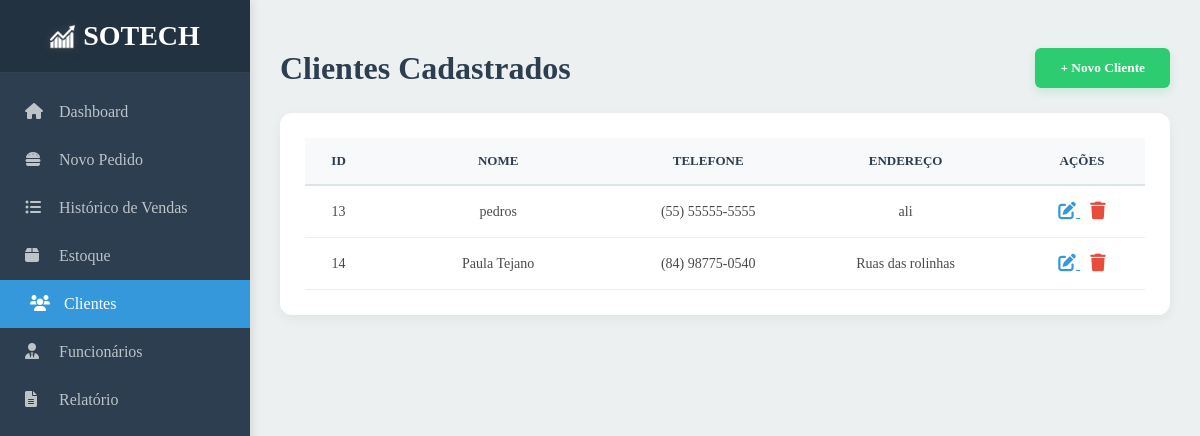
/clientes/, run on an earlier commit of the app's database.
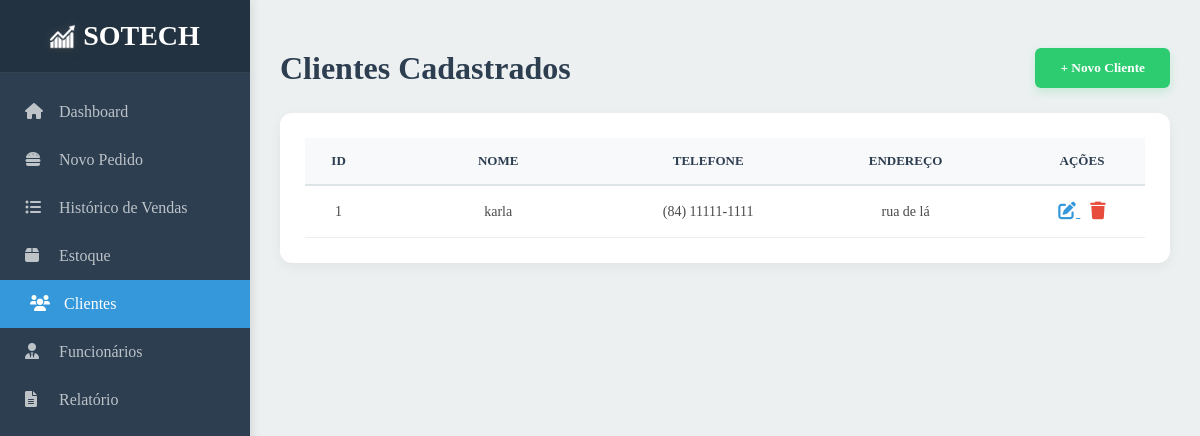
And on a later commit of the database.
### core/models.py (models this page shows, shortened)
class Cliente(models.Model):
    nome = models.CharField("Nome", max_length=50)
    endereco = models.CharField("Endereço", max_length=100)
    telefone = models.CharField("Telefone", max_length=16, default="")

### core/views.py (the view)
# urls.py: path('clientes/',clientes,name="clientes"),
def clientes(request):
    form = ClienteForm(request.POST or None)
    clientes = Cliente.objects.all()
    if form.is_valid():
        form.save()
        return redirect("clientes")
    context={
        "form" : form,
        "clients" : clientes,
    }
    return render(request,"html/clientes.html",context)

### core/templates/html/clientes.html (shortened to what this page needs)
{% extends 'base.html' %}
{% load static %}
{% load widget_tweaks %}
{% block estilo %}
<link rel="stylesheet" href="{% static 'style/style_clientes.css' %}?{% now 'U' %}">
{% endblock %}
{% block conteudo %}
<main class="main-content">
    <header class="main-header">
        <h1>Clientes Cadastrados</h1>
        <button class="btn-add" onclick="document.getElementById('modalCliente').style.display='block'">
            + Novo Cliente
        </button>
    </header>
    <div class="table-card">
        <table class="clients-table">
            <thead>
                <tr>
                    <th>ID</th>
                    <th>Nome</th>
                    <th>Telefone</th>
                    <th>Endereço</th>
                    <th>Ações</th>
                </tr>
            </thead>
            <tbody>
                {% for client in clients %}
                <tr>
                    <td>{{ client.id }}</td>
                    <td>{{ client.nome }}</td>
                    <td>{{ client.telefone }}</td>
                    <td>{{ client.endereco }}</td>
                    <td>
                        <a class="btn-edit" href="{% url 'cliente_editar' client.id %}">
                            <i class="fas fa-edit"></i>
                        </a>
                        <a class="btn-delete" href="{% url 'cliente_remover' client.id %}">
                            <i class="fas fa-trash"></i>
                        </a>
                    </td>
                </tr>
                {% endfor %}
            </tbody>
        </table>
    </div>
</main>
{% endblock %}

### templates/base.html (shortened to what this page needs)
{% load static %}
<!DOCTYPE html>
<html lang="pt-br">
<head>
    <link rel="stylesheet" href="{% static 'style/global.css' %}?{% now 'U' %}">
    <link rel="stylesheet" href="https://cdnjs.cloudflare.com/ajax/libs/font-awesome/6.0.0/css/all.min.css">
    {% block estilo %}{% endblock %}
</head>
<body>
    <div class="wrapper">
        {% include 'barra_lateral.html' %}
        {% block conteudo %}{% endblock %}
    </div>
</body>
</html>

### templates/barra_lateral.html
{% load static %}
<aside class="sidebar">
  <div class="logo">
    <img src="{% static 'imgs/lg.png' %}" alt="SOTECH">
    <span>SO<span class="tech">TECH</span></span>
</div>
    <nav>
        <ul>
            <li id="inicio"><a href="{% url 'dashboard' %}"><i class="fas fa-home"></i> Dashboard</a></li>
            <li id="pedido"><a href="{% url 'pedido' %}"><i class="fas fa-hamburger"></i> Novo Pedido</a></li>
            <li id="historico"><a href="{% url 'historico' %}"><i class="fas fa-list-ul"></i> Histórico de Vendas</a>
            </li>
            <li id="estoque"><a href="{% url 'estoque' %}"><i class="fas fa-box"></i> Estoque</a></li>
            <li id="clientes"><a href="{% url 'clientes' %}"><i class="fas fa-users"></i> Clientes</a></li>
            <li id="funcionarios"><a href="{% url 'funcionarios' %}"><i class="fas fa-user-tie"></i> Funcionários</a>
            </li>
            <li id="relatorio"><a href="{% url 'relatorio' %}"><i class="fas fa-file-alt"></i> Relatório</a></li>
        </ul>
    </nav>
</aside>

### core/static/style/global.css (style rules this page uses)
:root { --primary: #2C3E50; --secondary: #3498DB; --success: #2ECC71; --warning: #F1C40F; --danger: #E74C3C; --bg: #ECF0F1; --white: #FFFFFF; --text: #2C3E50; --border: #DCE4E6; }
.logo { padding: 20px; display: flex; align-items: center; justify-content: center; gap: 8px; background: rgba(0, 0, 0, 0.2); border-bottom: 1px solid rgba(255, 255, 255, 0.08); }
.logo img { width: 25px; height: auto; filter: drop-shadow(0 0 4px rgba(255,255,255,0.2)) drop-shadow(0 2px 4px rgba(0,0,0,0.3)); }
.logo span { color: #ffffff; font-family: 'Rajdhani', Rajdhani-serif; font-size: 28px; font-weight: 700; }
.tech { color: #60a5fa; }

### core/static/style/style_clientes.css (style rules this page uses)
* { margin: 0; padding: 0; box-sizing: border-box; font-family: 'Rajdhani', Rajdhani-serif; }
body { display: flex; background-color: var(--bg); color: var(--text); min-height: 100vh; }
.sidebar { width: 250px; height: 100vh; background-color: var(--primary); display: flex; flex-direction: column; position: fixed; box-shadow: 2px 0 10px rgba(0, 0, 0, 0.1); }
.sidebar nav ul { list-style: none; margin-top: 15px; }
.sidebar nav ul li a { display: block; padding: 15px 25px; text-decoration: none; color: #BDC3C7; font-weight: 500; transition: 0.3s ease; }
.sidebar nav ul li a i { margin-right: 10px; width: 20px; }
.sidebar nav ul li.active a, .sidebar nav ul li a:hover { background-color: var(--secondary); color: var(--white); padding-left: 30px; }
.main-content { flex: 1; padding: 30px; margin-left: 250px; width: calc(100% - 250px); }
.main-header { display: flex; justify-content: space-between; align-items: center; margin-bottom: 25px; }
.btn-add { background: var(--success); color: white; border: none; padding: 12px 25px; border-radius: 6px; cursor: pointer; font-weight: bold; transition: 0.3s; box-shadow: 0 4px 10px rgba(46, 204, 113, 0.2); }
.table-card { background: var(--white); padding: 25px; border-radius: 12px; box-shadow: 0 4px 12px rgba(0, 0, 0, 0.05); width: 100%; overflow-x: auto; }
.clients-table { width: 100%; border-collapse: collapse; table-layout: fixed; }
.clients-table th { padding: 15px; text-align: center; font-size: 13px; font-weight: bold; text-transform: uppercase; background: #F8F9FA; color: var(--primary); border-bottom: 2px solid var(--border); }
.clients-table td { padding: 15px; border-bottom: 1px solid #EEE; text-align: center; vertical-align: middle; word-wrap: break-word; font-size: 14px; color: #4A4A4A; }
.clients-table th:nth-child(1), .clients-table td:nth-child(1) { width: 8%; }
.clients-table th:nth-child(2), .clients-table td:nth-child(2) { width: 30%; }
.clients-table th:nth-child(3), .clients-table td:nth-child(3) { width: 20%; }
.clients-table th:nth-child(4), .clients-table td:nth-child(4) { width: 27%; }
.clients-table th:nth-child(5), .clients-table td:nth-child(5) { width: 15%; }
.btn-edit { color: var(--secondary); background: none; border: none; cursor: pointer; margin-right: 10px; font-size: 1.1rem; transition: 0.2s; }
.btn-delete { color: var(--danger); background: none; border: none; cursor: pointer; font-size: 1.1rem; transition: 0.2s; }

What changed in the data, as far as the page shows it:
removed Cliente: id "13", nome "pedros", telefone "(55) 55555-5555", endereco "ali"
removed Cliente: id "14", nome "Paula Tejano", telefone "(84) 98775-0540", endereco "Ruas das rolinhas"
added Cliente: id "1", nome "karla", telefone "(84) 11111-1111", endereco "rua de lá"
